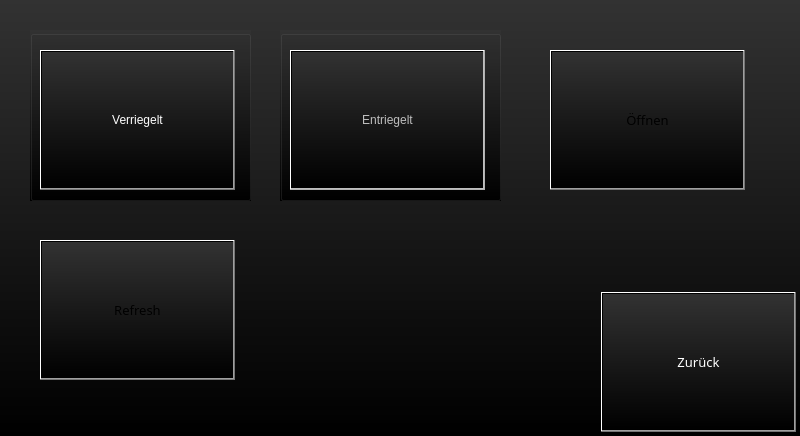
<?xml version="1.0" encoding="UTF-8"?>
<ui version="4.0">
 <class>doorwindow</class>
 <widget class="QDialog" name="doorwindow">
  <property name="geometry">
   <rect>
    <x>0</x>
    <y>0</y>
    <width>800</width>
    <height>436</height>
   </rect>
  </property>
  <property name="sizePolicy">
   <sizepolicy hsizetype="Fixed" vsizetype="Fixed">
    <horstretch>0</horstretch>
    <verstretch>0</verstretch>
   </sizepolicy>
  </property>
  <property name="font">
   <font>
    <family>Sans</family>
    <pointsize>10</pointsize>
   </font>
  </property>
  <property name="windowTitle">
   <string>Dialog</string>
  </property>
  <property name="autoFillBackground">
   <bool>false</bool>
  </property>
  <property name="styleSheet">
   <string notr="true">background-color: qlineargradient(spread:pad, x1:0.5, y1:1, x2:0.5, y2:0.0, stop:0 rgba(0, 0, 0, 255), stop:1 rgba(50, 50, 50, 255));</string>
  </property>
  <widget class="QPushButton" name="pushButtonBack">
   <property name="geometry">
    <rect>
     <x>601</x>
     <y>292</y>
     <width>195</width>
     <height>140</height>
    </rect>
   </property>
   <property name="sizePolicy">
    <sizepolicy hsizetype="Fixed" vsizetype="Fixed">
     <horstretch>0</horstretch>
     <verstretch>0</verstretch>
    </sizepolicy>
   </property>
   <property name="styleSheet">
    <string notr="true">color: rgb(255, 255, 255);</string>
   </property>
   <property name="text">
    <string>Zurück</string>
   </property>
  </widget>
  <widget class="QGroupBox" name="groupBoxLock">
   <property name="enabled">
    <bool>true</bool>
   </property>
   <property name="geometry">
    <rect>
     <x>30</x>
     <y>30</y>
     <width>221</width>
     <height>171</height>
    </rect>
   </property>
   <property name="styleSheet">
    <string notr="true">color:rgb(255, 255, 255)</string>
   </property>
   <property name="title">
    <string/>
   </property>
   <property name="alignment">
    <set>Qt::AlignCenter</set>
   </property>
   <widget class="QPushButton" name="pushButtonLock">
    <property name="enabled">
     <bool>true</bool>
    </property>
    <property name="geometry">
     <rect>
      <x>10</x>
      <y>20</y>
      <width>195</width>
      <height>140</height>
     </rect>
    </property>
    <property name="sizePolicy">
     <sizepolicy hsizetype="Fixed" vsizetype="Fixed">
      <horstretch>0</horstretch>
      <verstretch>0</verstretch>
     </sizepolicy>
    </property>
    <property name="styleSheet">
     <string notr="true"/>
    </property>
    <property name="text">
     <string>Verriegelt</string>
    </property>
   </widget>
  </widget>
  <widget class="QGroupBox" name="groupBoxUnlock">
   <property name="geometry">
    <rect>
     <x>280</x>
     <y>30</y>
     <width>221</width>
     <height>171</height>
    </rect>
   </property>
   <property name="styleSheet">
    <string notr="true"/>
   </property>
   <property name="title">
    <string/>
   </property>
   <widget class="QPushButton" name="pushButtonUnlock">
    <property name="enabled">
     <bool>false</bool>
    </property>
    <property name="geometry">
     <rect>
      <x>10</x>
      <y>20</y>
      <width>195</width>
      <height>140</height>
     </rect>
    </property>
    <property name="sizePolicy">
     <sizepolicy hsizetype="Fixed" vsizetype="Fixed">
      <horstretch>0</horstretch>
      <verstretch>0</verstretch>
     </sizepolicy>
    </property>
    <property name="styleSheet">
     <string notr="true"/>
    </property>
    <property name="text">
     <string>Entriegelt</string>
    </property>
   </widget>
  </widget>
  <widget class="QPushButton" name="pushButtonOpen">
   <property name="geometry">
    <rect>
     <x>550</x>
     <y>50</y>
     <width>195</width>
     <height>140</height>
    </rect>
   </property>
   <property name="text">
    <string>Öffnen</string>
   </property>
  </widget>
  <widget class="QPushButton" name="pushButtonRefresh">
   <property name="geometry">
    <rect>
     <x>40</x>
     <y>240</y>
     <width>195</width>
     <height>140</height>
    </rect>
   </property>
   <property name="sizePolicy">
    <sizepolicy hsizetype="Fixed" vsizetype="Fixed">
     <horstretch>0</horstretch>
     <verstretch>0</verstretch>
    </sizepolicy>
   </property>
   <property name="styleSheet">
    <string notr="true"/>
   </property>
   <property name="text">
    <string>Refresh</string>
   </property>
  </widget>
 </widget>
 <resources/>
 <connections/>
 <slots>
  <slot>ioState(ioState*)</slot>
 </slots>
</ui>
